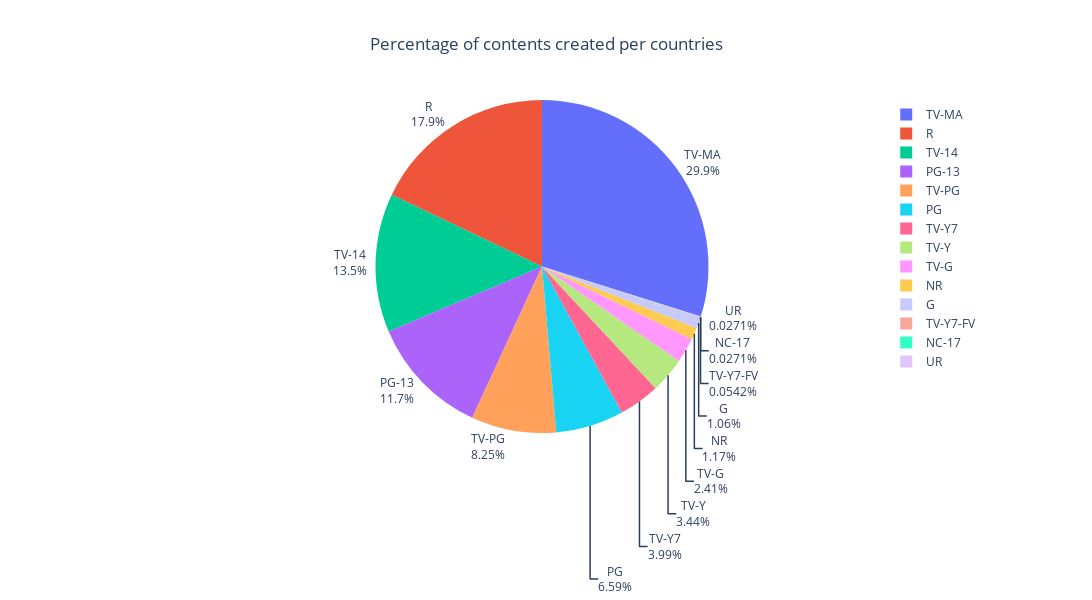
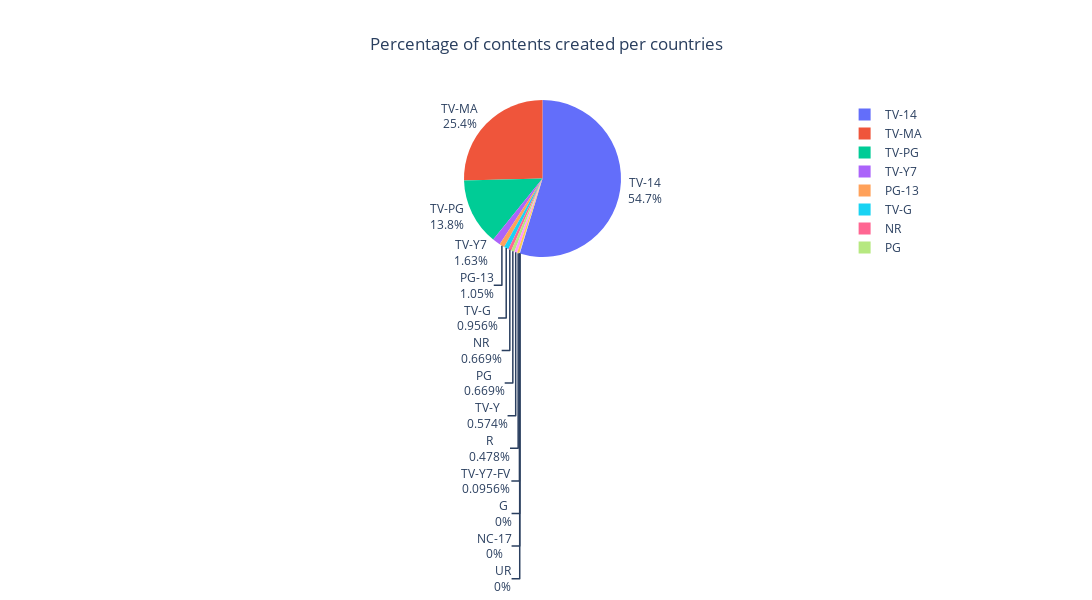
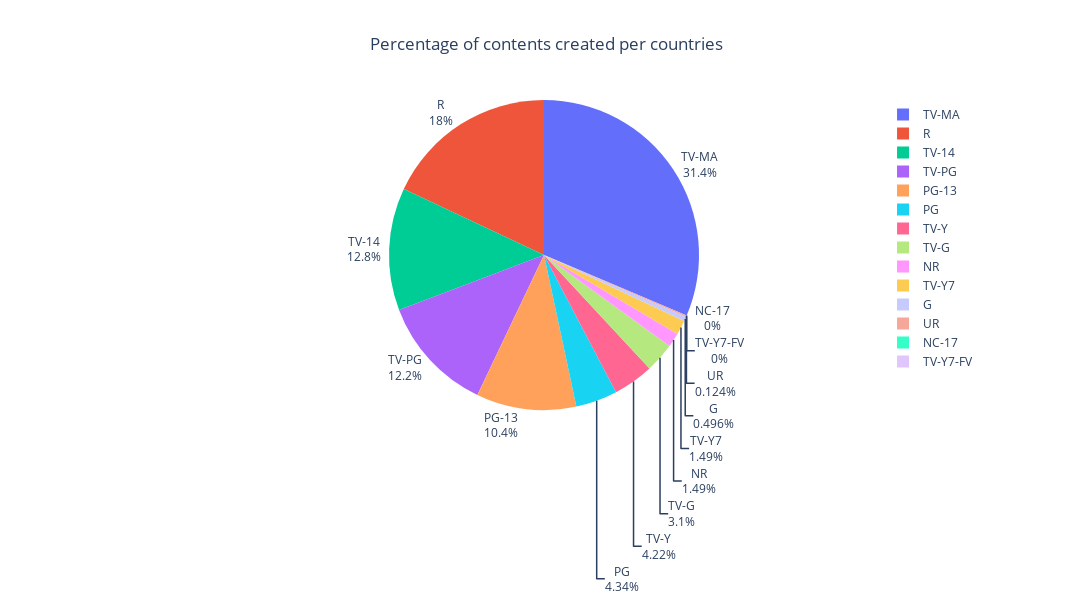
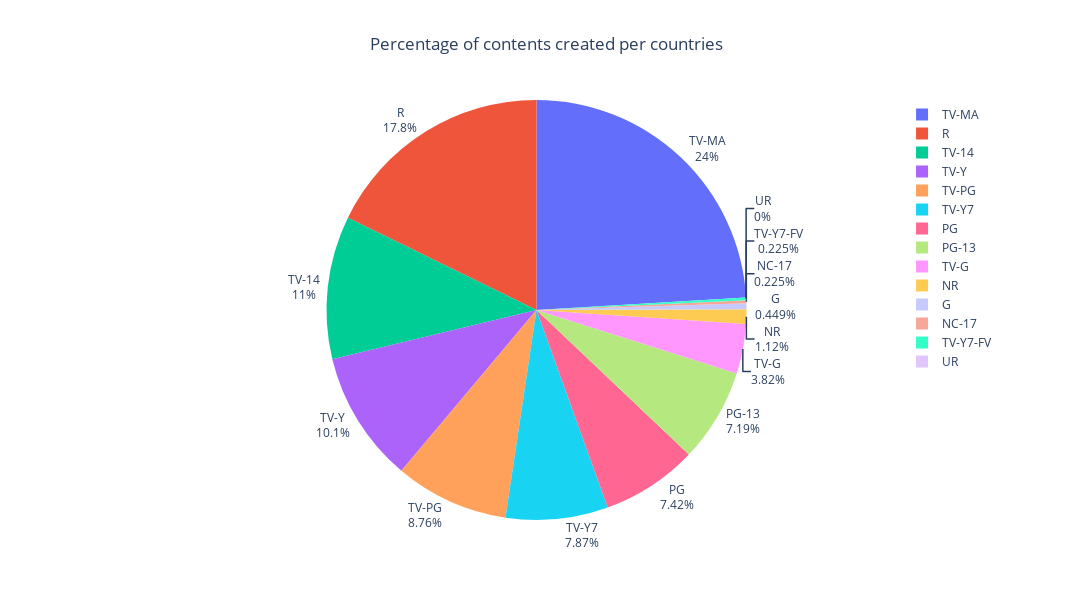

Notebook code for these charts, in order:
### Code cell
for i,country in rating_dist.head(10).iterrows():
    print(country.index)
    fig = px.pie(country.index, values=country.values,names = country.index, 
                 labels={'Country':'Country'},
                 title= 'Percentage of contents created per countries',
                 height=600,
                 width=1200)
    fig.update_traces(textposition='outside', textinfo='percent+label')
    fig.update_layout(title={'x':0.5, 'xanchor': 'center'})
    fig.show()

### Figure 1 — Plotly figure (JSON) as saved in the notebook; plotly's stock layout.template omitted (floating-point values rounded to 4 significant figures)
{"data": [{"domain": {"x": [0, 1], "y": [0, 1]}, "hovertemplate": "label=%{label}<br>value=%{value}<extra></extra>", "labels": ["G", "NC-17", "NR", "PG", "PG-13", "R", "TV-14", "TV-G", "TV-MA", "TV-PG", "TV-Y", "TV-Y7", "TV-Y7-FV", "UR"], "legendgroup": "", "name": "", "showlegend": true, "textinfo": "percent+label", "textposition": "outside", "type": "pie", "values": [39, 1, 43, 243, 433, 660, 497, 89, 1101, 304, 127, 147, 2, 1]}], "layout": {"height": 600, "legend": {"tracegroupgap": 0}, "title": {"text": "Percentage of contents created per countries", "x": 0.5, "xanchor": "center"}, "width": 1200}}

### Figure 2 — Plotly figure (JSON) as saved in the notebook; plotly's stock layout.template omitted (floating-point values rounded to 4 significant figures)
{"data": [{"domain": {"x": [0, 1], "y": [0, 1]}, "hovertemplate": "label=%{label}<br>value=%{value}<extra></extra>", "labels": ["G", "NC-17", "NR", "PG", "PG-13", "R", "TV-14", "TV-G", "TV-MA", "TV-PG", "TV-Y", "TV-Y7", "TV-Y7-FV", "UR"], "legendgroup": "", "name": "", "showlegend": true, "textinfo": "percent+label", "textposition": "outside", "type": "pie", "values": [0, 0, 7, 7, 11, 5, 572, 10, 266, 144, 6, 17, 1, 0]}], "layout": {"height": 600, "legend": {"tracegroupgap": 0}, "title": {"text": "Percentage of contents created per countries", "x": 0.5, "xanchor": "center"}, "width": 1200}}

### Figure 3 — Plotly figure (JSON) as saved in the notebook; plotly's stock layout.template omitted (floating-point values rounded to 4 significant figures)
{"data": [{"domain": {"x": [0, 1], "y": [0, 1]}, "hovertemplate": "label=%{label}<br>value=%{value}<extra></extra>", "labels": ["G", "NC-17", "NR", "PG", "PG-13", "R", "TV-14", "TV-G", "TV-MA", "TV-PG", "TV-Y", "TV-Y7", "TV-Y7-FV", "UR"], "legendgroup": "", "name": "", "showlegend": true, "textinfo": "percent+label", "textposition": "outside", "type": "pie", "values": [4, 0, 12, 35, 84, 145, 103, 25, 253, 98, 34, 12, 0, 1]}], "layout": {"height": 600, "legend": {"tracegroupgap": 0}, "title": {"text": "Percentage of contents created per countries", "x": 0.5, "xanchor": "center"}, "width": 1200}}

### Figure 4 — Plotly figure (JSON) as saved in the notebook; plotly's stock layout.template omitted (floating-point values rounded to 4 significant figures)
{"data": [{"domain": {"x": [0, 1], "y": [0, 1]}, "hovertemplate": "label=%{label}<br>value=%{value}<extra></extra>", "labels": ["G", "NC-17", "NR", "PG", "PG-13", "R", "TV-14", "TV-G", "TV-MA", "TV-PG", "TV-Y", "TV-Y7", "TV-Y7-FV", "UR"], "legendgroup": "", "name": "", "showlegend": true, "textinfo": "percent+label", "textposition": "outside", "type": "pie", "values": [2, 1, 5, 33, 32, 79, 49, 17, 107, 39, 45, 35, 1, 0]}], "layout": {"height": 600, "legend": {"tracegroupgap": 0}, "title": {"text": "Percentage of contents created per countries", "x": 0.5, "xanchor": "center"}, "width": 1200}}
